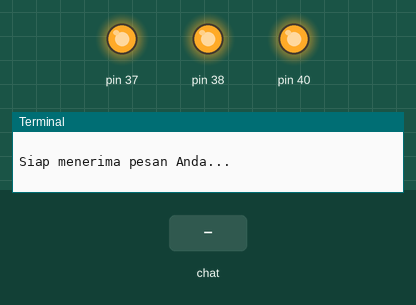
Simulated run of this program. Board: Raspberry Pi (header pin numbers). Shown: output pins drawn as LEDs (lit = HIGH), the last lines printed to the terminal. The inputs (shaded band) are chosen by the test bench.

Above: at 1.2 s.
1.3 s: chat message "nyala1" arrives
At 2.0 s:
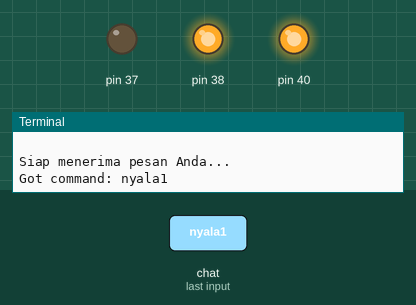
2.8 s: chat message "allon" arrives
At 3.2 s:
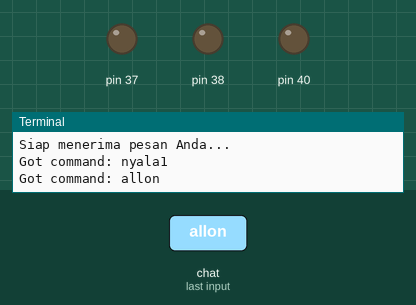
4.3 s: chat message "padam1" arrives
At 5.5 s:
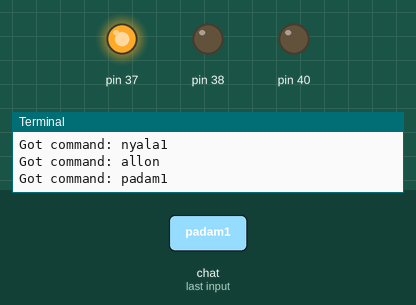
5.8 s: chat message "padam2" arrives
At 6.7 s:
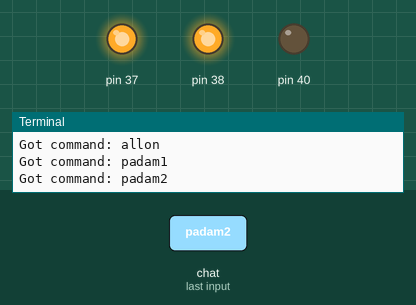
7.3 s: chat message "nyala1" arrives
At 7.8 s:
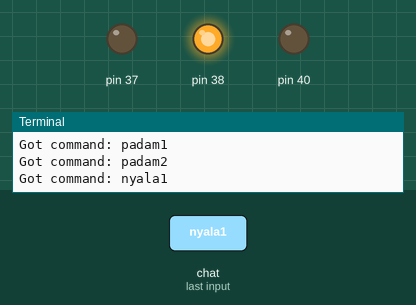
8.8 s: chat message "nyala2" arrives
At 10.1 s:
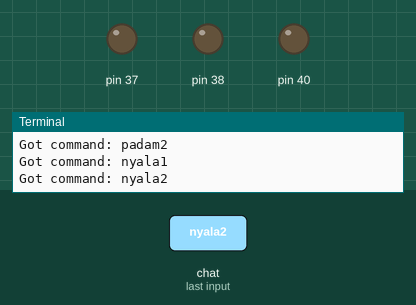
Timing chart, 0 to 11.3 s (numbered marks = the images above; inputs shaded):
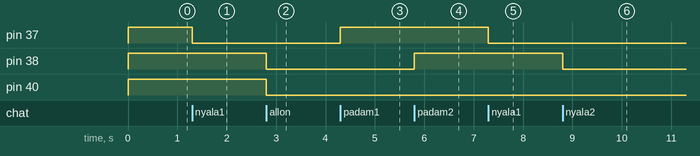

The program:

Smarthome_with_RPi_and_Telegram_Bot.py
```python
import sys
import time
import random
import datetime
import telepot
import RPi.GPIO as GPIO

def on(pin):
        GPIO.output(pin,GPIO.LOW)
        return
def off(pin):
        GPIO.output(pin,GPIO.HIGH)
        return

# Perintah untuk menggunakan pin board GPIO Raspberry Pi
GPIO.setmode(GPIO.BOARD)

# Pengaturan GPIO
GPIO.setup(37, GPIO.OUT)
GPIO.setup(38, GPIO.OUT)
GPIO.setup(40, GPIO.OUT)

GPIO.output(37, 1)
GPIO.output(38, 1)
GPIO.output(40, 1)

def handle(msg):
    chat_id = msg['chat']['id']
    command = msg['text']

    print 'Got command: %s' % command

    # Menyalakan channel relay 1
    if command == 'nyala1':
       bot.sendMessage(chat_id, on(37))

    # Menyalakan channel relay 2
    elif command == 'nyala2':
       bot.sendMessage(chat_id, on(38))

    # Menyalakan channel relay 3
    elif command == 'nyala3':
       bot.sendMessage(chat_id, on(40))

    # Memadamkan channel relay 1
    elif command =='padam1':
       bot.sendMessage(chat_id, off(37))

    # Memadamkan channel relay 2
    elif command =='padam2':
       bot.sendMessage(chat_id, off(38))

    # Memadamkan channel relay 3
    elif command =='padam3':
       bot.sendMessage(chat_id, off(40))

    #Memadamkan semua channel
    elif command =='allof':
       bot.sendMessage(chat_id, off(40), off(38), off(37))

    #Memadamkan semua channel
    elif command =='allon':
       bot.sendMessage(chat_id, on(40), on(38), on(37))

bot = telepot.Bot('Bot Token') # Ganti 'Bot Token' dengan kode token anda, misal bot = telepot.Bot('eyJ0eXAiOiJKV1QiLCJhbGciOiJIUzI1NiJ9')
bot.message_loop(handle)
print '=================================================='
print 'Selamat datang di demo Smarthome Telegram DigiWare'
print '=================================================='
print ' '
print '     + kirim pesan nyala1 untuk mengaktifkan relay channel 1'
print '     + kirim pesan nyala2 untuk mengaktifkan relay channel 2'
print '     + kirim pesan nyala3 untuk mengaktifkan relay channel 3'
print '     + kirim pesan padam1 untuk menonaktifkan relay channel 1'
print '     + kirim pesan padam2 untuk menonaktifkan relay channel 2'
print '     + kirim pesan padam3 untuk menonaktifkan relay channel 3'
print '     + kirim pesan allon untuk mengaktifkan semua channel'
print '     + kirim pesan alloff untuk menonaktifkan semua channel'
print ' '
print 'Siap menerima pesan Anda...'

while 1:
     time.sleep(10)
```

Measured:
- after the input at 1.3 s, pin 37: HIGH → LOW at once
- after the input at 2.8 s, pin 38, pin 40: HIGH → LOW at once
- after the input at 4.3 s, pin 37: LOW → HIGH at once
- after the input at 5.8 s, pin 38: LOW → HIGH at once
- after the input at 7.3 s, pin 37: HIGH → LOW at once
- after the input at 8.8 s, pin 38: HIGH → LOW at once
